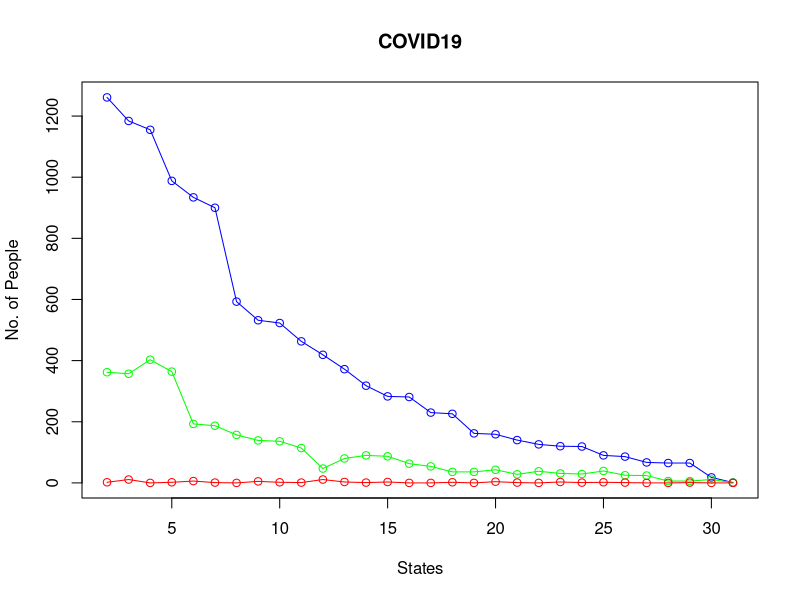

Write R code to recreate this figure.
# Setting the working directory
setwd("/home/ravi/Documents/Data-Science/Project/My Work/")

# loading

test <- read.csv("test/cases_current.csv")

# work on string data
library(stringr)

china.data <- test[which(str_detect(test$Country_Region, "Mainland China")),]

china.data <- cbind(States = china.data[,1], china.data[,6:8])

china.states <- china.data$States[2:31]
china.deaths <- china.data$Deaths[2:31]
china.recovered <- china.data$Recovered[2:31]
china.confirmed <- china.data$Confirmed[2:31]

countries <- as.factor(unique(test$Country_Region))

# line graph    --->   in states of china
plot(x = 2:31, y = china.confirmed,type = "o", col = "blue", xlab = "States", ylab = "No. of People",
     main = "COVID19")
lines(x = 2:31, y = china.recovered, type = "o", col = "green")
lines(x = 2:31, y = china.deaths, type = "o", col = "red")

